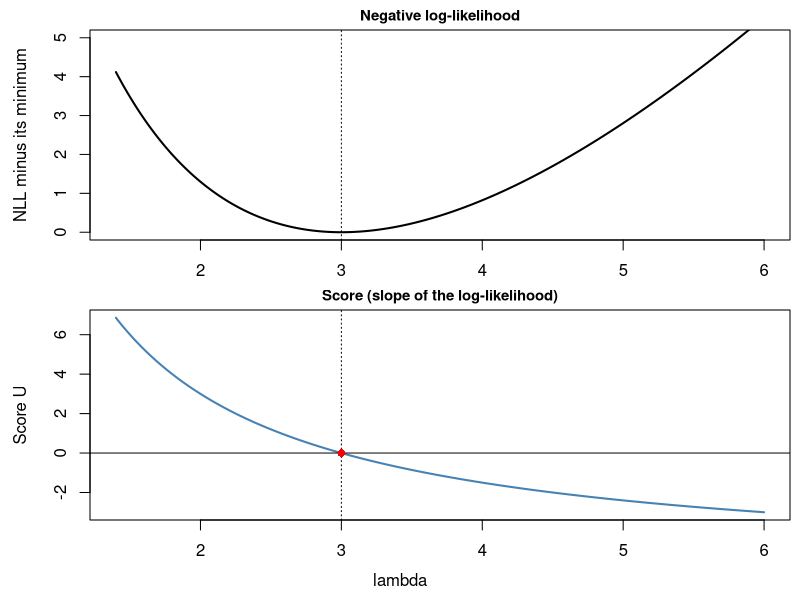
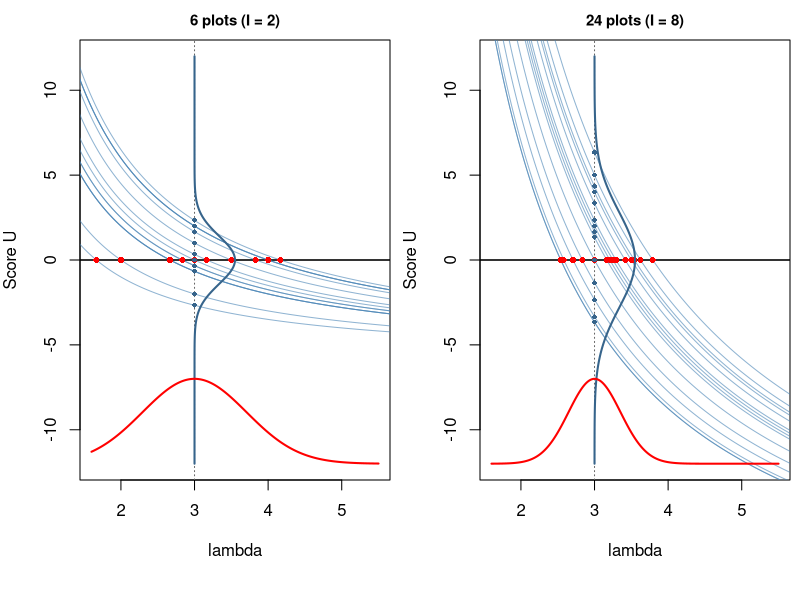
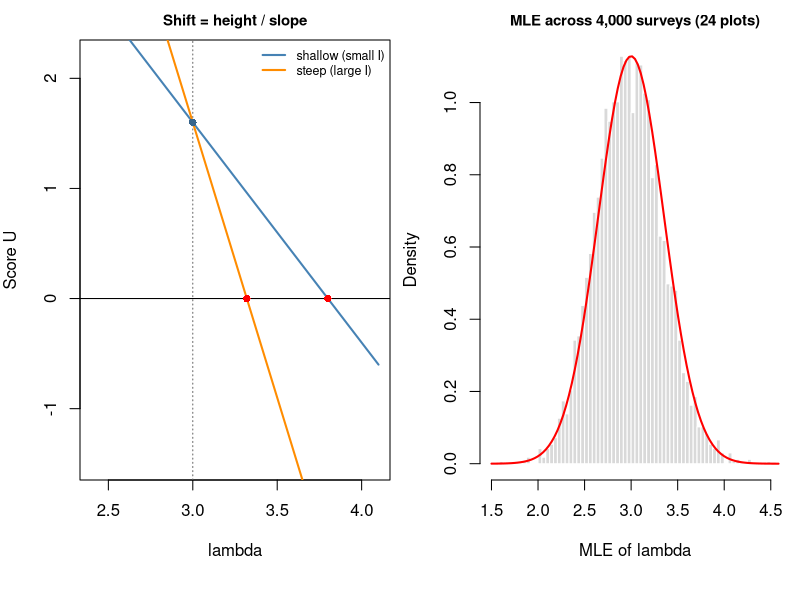
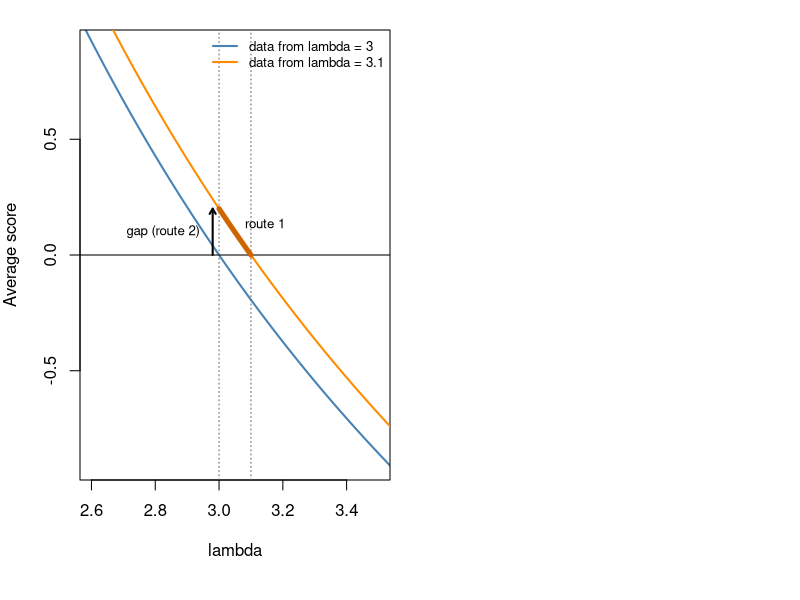
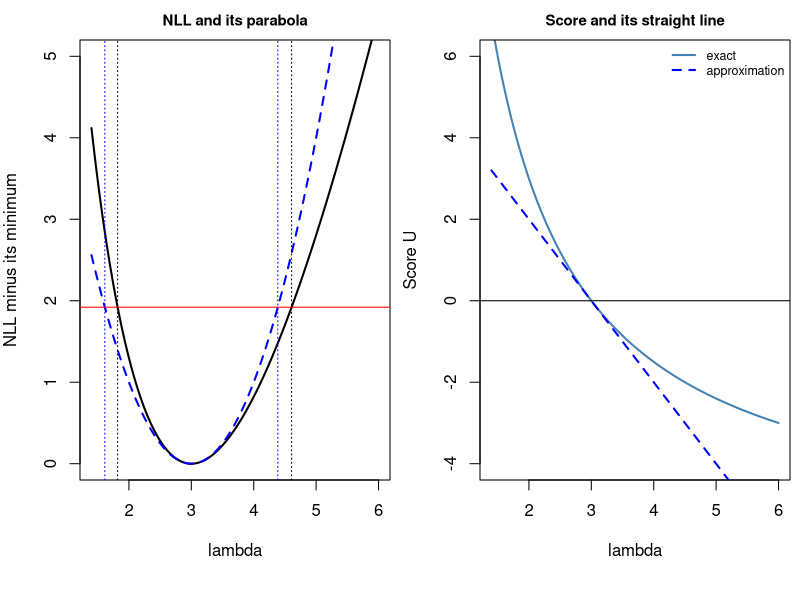
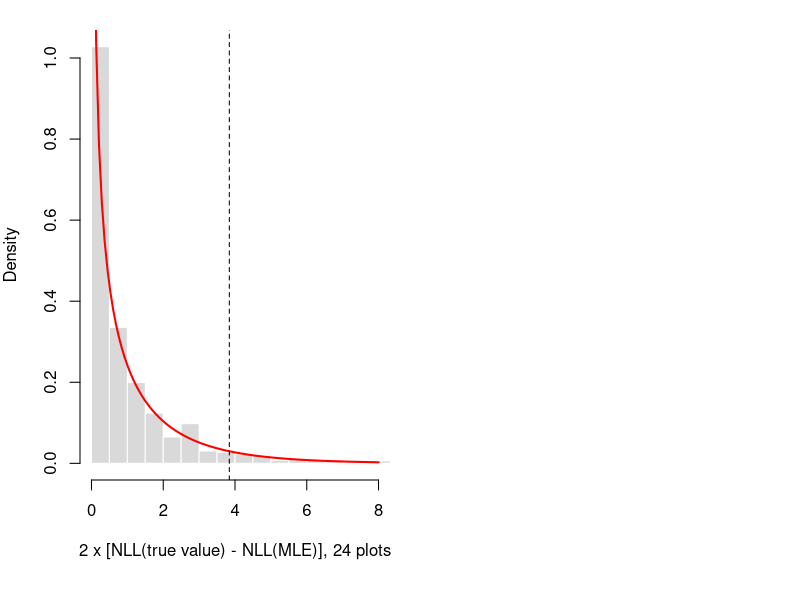
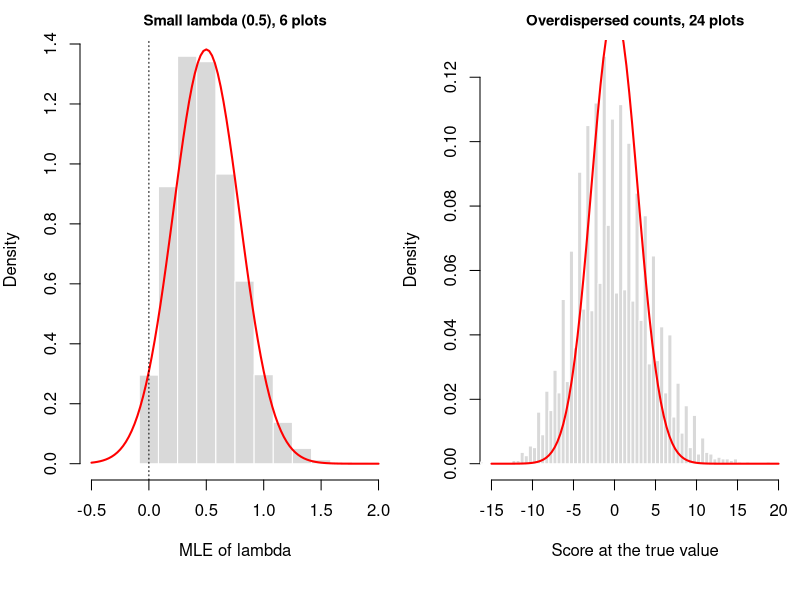

Write R code to recreate these figures, in order.
## ---- chunk 1
knitr::opts_chunk$set(echo = FALSE, warning = FALSE, message = FALSE,
                       fig.width = 6.5, fig.height = 3.2, fig.align = "center")

lambda0 <- 3
lam <- seq(1.4, 6, length.out = 400)
nll <- function(l, y) -sum(dpois(y, l, log = TRUE))
score <- function(l, y) sum(y) / l - length(y)
## ---- chunk 2
set.seed(1)
y1 <- c(2, 5, 3, 0, 4, 4)
lam_hat1 <- mean(y1)
d_nll <- sapply(lam, nll, y = y1) - nll(lam_hat1, y1)
u1 <- sapply(lam, score, y = y1)

par(mfrow = c(2, 1), mar = c(2, 4.5, 1.5, 0.5), oma = c(2, 0, 0, 0))
plot(lam, d_nll, type = "l", lwd = 2, ylim = c(0, 5), xlab = "",
     ylab = "NLL minus its minimum", main = "Negative log-likelihood", cex.main = 0.9)
abline(v = lam_hat1, lty = 3)
plot(lam, u1, type = "l", lwd = 2, col = "steelblue", xlab = "",
     ylab = "Score U", main = "Score (slope of the log-likelihood)", cex.main = 0.9)
abline(h = 0)
abline(v = lam_hat1, lty = 3)
points(lam_hat1, 0, pch = 16, col = "red")
mtext("lambda", side = 1, line = 0.5, outer = TRUE)
## ---- chunk 3
score_panel <- function(n, n_sims = 15, ylim = c(-12, 12)) {
  info <- n / lambda0
  plot(NA, xlim = c(1.6, 5.5), ylim = ylim, xlab = "lambda", ylab = "Score U",
       main = paste0(n, " plots (I = ", round(info, 1), ")"), cex.main = 0.9)
  abline(h = 0, lwd = 1.5)
  abline(v = lambda0, lty = 3, col = "grey40")
  for (i in seq_len(n_sims)) {
    y <- rpois(n, lambda0)
    lines(lam, sapply(lam, score, y = y), col = adjustcolor("steelblue", 0.6))
    points(mean(y), 0, pch = 16, col = "red", cex = 0.8)
    points(lambda0, score(lambda0, y), pch = 16, col = "steelblue4", cex = 0.6)
  }
  yy <- seq(ylim[1], ylim[2], length.out = 200)
  lines(lambda0 + 0.55 * dnorm(yy, 0, sqrt(info)) / dnorm(0, 0, sqrt(info)), yy,
        col = "steelblue4", lwd = 2)
  xx <- seq(1.6, 5.5, length.out = 300)
  dx <- dnorm(xx, lambda0, sqrt(1 / info))
  lines(xx, ylim[1] + 5 * dx / max(dx), col = "red", lwd = 2)
}
set.seed(746)
par(mfrow = c(1, 2), mar = c(4, 4, 2, 0.5))
score_panel(6)
score_panel(24)
## ---- chunk 4
info6 <- 6 / lambda0
par(mfrow = c(1, 2), mar = c(4, 4, 2, 0.5))
plot(NA, xlim = c(2.4, 4.1), ylim = c(-1.5, 2.2), xlab = "lambda", ylab = "Score U",
     main = "Shift = height / slope", cex.main = 0.9)
abline(h = 0)
abline(v = lambda0, lty = 3, col = "grey40")
h <- 1.6
for (s in c(info6, 2.5 * info6)) {
  xs <- seq(2.4, 4.1, length.out = 50)
  lines(xs, h - s * (xs - lambda0), lwd = 2, col = if (s == info6) "steelblue" else "darkorange")
  points(lambda0 + h / s, 0, pch = 16, col = "red")
}
points(lambda0, h, pch = 16, col = "steelblue4")
legend("topright", c("shallow (small I)", "steep (large I)"), lwd = 2,
       col = c("steelblue", "darkorange"), bty = "n", cex = 0.75)

set.seed(746)
sims_n <- 24
hats <- replicate(4000, mean(rpois(sims_n, lambda0)))
hist(hats, breaks = seq(1.5, 4.6, by = 1 / sims_n), freq = FALSE, col = "grey85",
     border = "white", main = "MLE across 4,000 surveys (24 plots)", cex.main = 0.9,
     xlab = "MLE of lambda")
curve(dnorm(x, lambda0, sqrt(lambda0 / sims_n)), add = TRUE, lwd = 2, col = "red")
## ---- chunk 5
n_id <- 6
delta <- 0.1
info_id <- n_id / lambda0
exp_score <- function(l, lam_true) n_id * lam_true / l - n_id
par(mar = c(4, 4, 1.5, 0.5))
plot(lam, exp_score(lam, lambda0), type = "l", lwd = 2, col = "steelblue",
     xlim = c(2.6, 3.5), ylim = c(-0.9, 0.9), xlab = "lambda",
     ylab = "Average score")
lines(lam, exp_score(lam, lambda0 + delta), lwd = 2, col = "darkorange")
abline(h = 0)
abline(v = c(lambda0, lambda0 + delta), lty = 3, col = "grey40")
gap <- exp_score(lambda0, lambda0 + delta)
arrows(lambda0 - 0.02, 0, lambda0 - 0.02, gap, length = 0.06, lwd = 2)
text(lambda0 - 0.03, gap / 2, "gap (route 2)", pos = 2, cex = 0.8)
l_seg <- seq(lambda0, lambda0 + delta, length.out = 20)
lines(l_seg, exp_score(l_seg, lambda0 + delta), lwd = 5, col = "darkorange3")
text(lambda0 + delta / 2, gap / 2 + 0.03, "route 1", pos = 4, cex = 0.8)
legend("topright", c("data from lambda = 3", "data from lambda = 3.1"),
       lwd = 2, col = c("steelblue", "darkorange"), bty = "n", cex = 0.8)
## ---- chunk 6
s_ex <- c(12, 18, 24)
u_ex <- s_ex / lambda0 - n_id
ratio_ex <- dpois(s_ex, n_id * (lambda0 + delta)) / dpois(s_ex, n_id * lambda0)
knitr::kable(data.frame(s_ex, u_ex, sprintf("%.3f", ratio_ex),
                        sprintf("%.1f", 1 + delta * u_ex)),
             col.names = c("Total count S", "Score at 3, U", "Exact ratio",
                           "1 + 0.1 U"),
             align = "c")
## ---- chunk 7
info_obs <- sum(y1) / lam_hat1^2
quad <- 0.5 * info_obs * (lam - lam_hat1)^2
cut <- qchisq(0.95, 1) / 2
f_cut <- function(l) nll(l, y1) - nll(lam_hat1, y1) - cut
lr_int <- c(uniroot(f_cut, c(0.5, 3))$root, uniroot(f_cut, c(3, 8))$root)
wald_int <- lam_hat1 + c(-1, 1) * qnorm(0.975) / sqrt(info_obs)

par(mfrow = c(1, 2), mar = c(4, 4, 2, 0.5))
plot(lam, d_nll, type = "l", lwd = 2, ylim = c(0, 5), xlab = "lambda",
     ylab = "NLL minus its minimum", main = "NLL and its parabola", cex.main = 0.9)
lines(lam, quad, lwd = 2, lty = 2, col = "blue")
abline(h = cut, col = "red")
abline(v = lr_int, lty = 3)
abline(v = wald_int, lty = 3, col = "blue")
plot(lam, u1, type = "l", lwd = 2, col = "steelblue", ylim = c(-4, 6), xlab = "lambda",
     ylab = "Score U", main = "Score and its straight line", cex.main = 0.9)
lines(lam, -info_obs * (lam - lam_hat1), lwd = 2, lty = 2, col = "blue")
abline(h = 0)
legend("topright", c("exact", "approximation"), lwd = 2, lty = c(1, 2),
       col = c("steelblue", "blue"), bty = "n", cex = 0.75)
## ---- chunk 8
set.seed(746)
dev_stat <- replicate(4000, {
  y <- rpois(24, lambda0)
  2 * (nll(lambda0, y) - nll(mean(y), y))
})
par(mar = c(4, 4, 1.5, 0.5))
hist(dev_stat, breaks = 60, freq = FALSE, col = "grey85", border = "white",
     xlim = c(0, 8), main = "", xlab = "2 x [NLL(true value) - NLL(MLE)], 24 plots")
curve(dchisq(x, 1), add = TRUE, lwd = 2, col = "red", from = 0.05)
abline(v = qchisq(0.95, 1), lty = 2)
## ---- chunk 9
set.seed(746)
par(mfrow = c(1, 2), mar = c(4, 4, 2, 0.5))
small_lam <- 0.5
hats_small <- replicate(4000, mean(rpois(6, small_lam)))
hist(hats_small, breaks = seq(-0.5 / 6, 3, by = 1 / 6), freq = FALSE, col = "grey85",
     border = "white", main = "Small lambda (0.5), 6 plots", cex.main = 0.9,
     xlab = "MLE of lambda", xlim = c(-0.5, 2))
curve(dnorm(x, small_lam, sqrt(small_lam / 6)), add = TRUE, lwd = 2, col = "red")
abline(v = 0, lty = 3)

heights_nb <- replicate(4000, score(lambda0, rnbinom(24, mu = lambda0, size = 2)))
hist(heights_nb, breaks = 60, freq = FALSE, col = "grey85", border = "white",
     main = "Overdispersed counts, 24 plots", cex.main = 0.9,
     xlab = "Score at the true value", xlim = c(-15, 20))
curve(dnorm(x, 0, sqrt(24 / lambda0)), add = TRUE, lwd = 2, col = "red")
